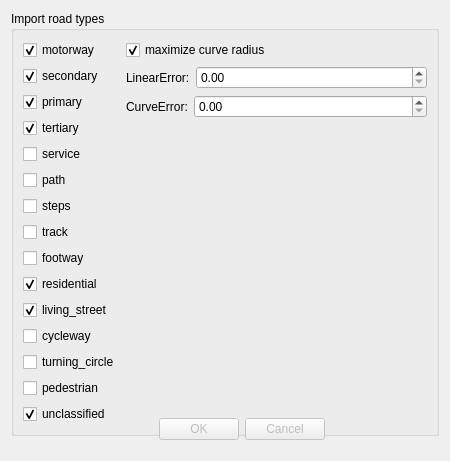
<?xml version="1.0" encoding="UTF-8"?>
<ui version="4.0">
 <class>ImportSettings</class>
 <widget class="QDialog" name="ImportSettings">
  <property name="geometry">
   <rect>
    <x>0</x>
    <y>0</y>
    <width>450</width>
    <height>461</height>
   </rect>
  </property>
  <property name="windowTitle">
   <string>Import Settings</string>
  </property>
  <layout class="QFormLayout" name="formLayout_3">
   <item row="0" column="0" colspan="2">
    <widget class="QGroupBox" name="groupBox">
     <property name="title">
      <string>Import road types</string>
     </property>
     <layout class="QFormLayout" name="formLayout_2">
      <item row="0" column="0">
       <layout class="QVBoxLayout" name="verticalLayout">
        <item>
         <widget class="QCheckBox" name="motorway_cb">
          <property name="text">
           <string>motorway</string>
          </property>
          <property name="checked">
           <bool>true</bool>
          </property>
         </widget>
        </item>
        <item>
         <widget class="QCheckBox" name="secondary_cb">
          <property name="text">
           <string>secondary</string>
          </property>
          <property name="checked">
           <bool>true</bool>
          </property>
         </widget>
        </item>
        <item>
         <widget class="QCheckBox" name="primary_cb">
          <property name="text">
           <string>primary</string>
          </property>
          <property name="checked">
           <bool>true</bool>
          </property>
         </widget>
        </item>
        <item>
         <widget class="QCheckBox" name="tertiary_cb">
          <property name="text">
           <string>tertiary</string>
          </property>
          <property name="checked">
           <bool>true</bool>
          </property>
         </widget>
        </item>
        <item>
         <widget class="QCheckBox" name="service_cb">
          <property name="text">
           <string>service</string>
          </property>
         </widget>
        </item>
        <item>
         <widget class="QCheckBox" name="path_cb">
          <property name="text">
           <string>path</string>
          </property>
         </widget>
        </item>
        <item>
         <widget class="QCheckBox" name="steps_cb">
          <property name="text">
           <string>steps</string>
          </property>
         </widget>
        </item>
        <item>
         <widget class="QCheckBox" name="track_cb">
          <property name="text">
           <string>track</string>
          </property>
         </widget>
        </item>
        <item>
         <widget class="QCheckBox" name="footway_cb">
          <property name="text">
           <string>footway</string>
          </property>
         </widget>
        </item>
        <item>
         <widget class="QCheckBox" name="residential_cb">
          <property name="text">
           <string>residential</string>
          </property>
          <property name="checked">
           <bool>true</bool>
          </property>
         </widget>
        </item>
        <item>
         <widget class="QCheckBox" name="living_street_cb">
          <property name="text">
           <string>living_street</string>
          </property>
          <property name="checked">
           <bool>true</bool>
          </property>
         </widget>
        </item>
        <item>
         <widget class="QCheckBox" name="cycleway_cb">
          <property name="text">
           <string>cycleway</string>
          </property>
         </widget>
        </item>
        <item>
         <widget class="QCheckBox" name="turning_circle_cb">
          <property name="text">
           <string>turning_circle</string>
          </property>
         </widget>
        </item>
        <item>
         <widget class="QCheckBox" name="pedestrian_cb">
          <property name="text">
           <string>pedestrian</string>
          </property>
         </widget>
        </item>
        <item>
         <widget class="QCheckBox" name="unclassified_cb">
          <property name="text">
           <string>unclassified</string>
          </property>
          <property name="checked">
           <bool>true</bool>
          </property>
         </widget>
        </item>
       </layout>
      </item>
      <item row="0" column="1">
       <layout class="QFormLayout" name="formLayout">
        <item row="0" column="0">
         <widget class="QCheckBox" name="maximize_curve_radius_cb">
          <property name="text">
           <string>maximize curve radius</string>
          </property>
          <property name="checked">
           <bool>true</bool>
          </property>
         </widget>
        </item>
        <item row="1" column="0" colspan="2">
         <layout class="QHBoxLayout" name="horizontalLayout_2">
          <item>
           <widget class="QLabel" name="label">
            <property name="text">
             <string>LinearError:</string>
            </property>
           </widget>
          </item>
          <item>
           <widget class="QDoubleSpinBox" name="LinearErrorSpin">
            <property name="sizePolicy">
             <sizepolicy hsizetype="Expanding" vsizetype="Fixed">
              <horstretch>0</horstretch>
              <verstretch>0</verstretch>
             </sizepolicy>
            </property>
           </widget>
          </item>
         </layout>
        </item>
        <item row="2" column="0" colspan="2">
         <layout class="QHBoxLayout" name="horizontalLayout">
          <item>
           <widget class="QLabel" name="label_2">
            <property name="text">
             <string>CurveError:</string>
            </property>
           </widget>
          </item>
          <item>
           <widget class="QDoubleSpinBox" name="CurveErrorSpin">
            <property name="sizePolicy">
             <sizepolicy hsizetype="Expanding" vsizetype="Fixed">
              <horstretch>0</horstretch>
              <verstretch>0</verstretch>
             </sizepolicy>
            </property>
           </widget>
          </item>
         </layout>
        </item>
       </layout>
      </item>
     </layout>
    </widget>
   </item>
  </layout>
  <widget class="QDialogButtonBox" name="buttonBox">
   <property name="enabled">
    <bool>false</bool>
   </property>
   <property name="geometry">
    <rect>
     <x>159</x>
     <y>417</y>
     <width>166</width>
     <height>24</height>
    </rect>
   </property>
   <property name="orientation">
    <enum>Qt::Horizontal</enum>
   </property>
   <property name="standardButtons">
    <set>QDialogButtonBox::Cancel|QDialogButtonBox::Ok</set>
   </property>
  </widget>
 </widget>
 <resources/>
 <connections>
  <connection>
   <sender>buttonBox</sender>
   <signal>accepted()</signal>
   <receiver>ImportSettings</receiver>
   <slot>accept()</slot>
   <hints>
    <hint type="sourcelabel">
     <x>248</x>
     <y>254</y>
    </hint>
    <hint type="destinationlabel">
     <x>157</x>
     <y>274</y>
    </hint>
   </hints>
  </connection>
  <connection>
   <sender>buttonBox</sender>
   <signal>rejected()</signal>
   <receiver>ImportSettings</receiver>
   <slot>reject()</slot>
   <hints>
    <hint type="sourcelabel">
     <x>316</x>
     <y>260</y>
    </hint>
    <hint type="destinationlabel">
     <x>286</x>
     <y>274</y>
    </hint>
   </hints>
  </connection>
 </connections>
</ui>
